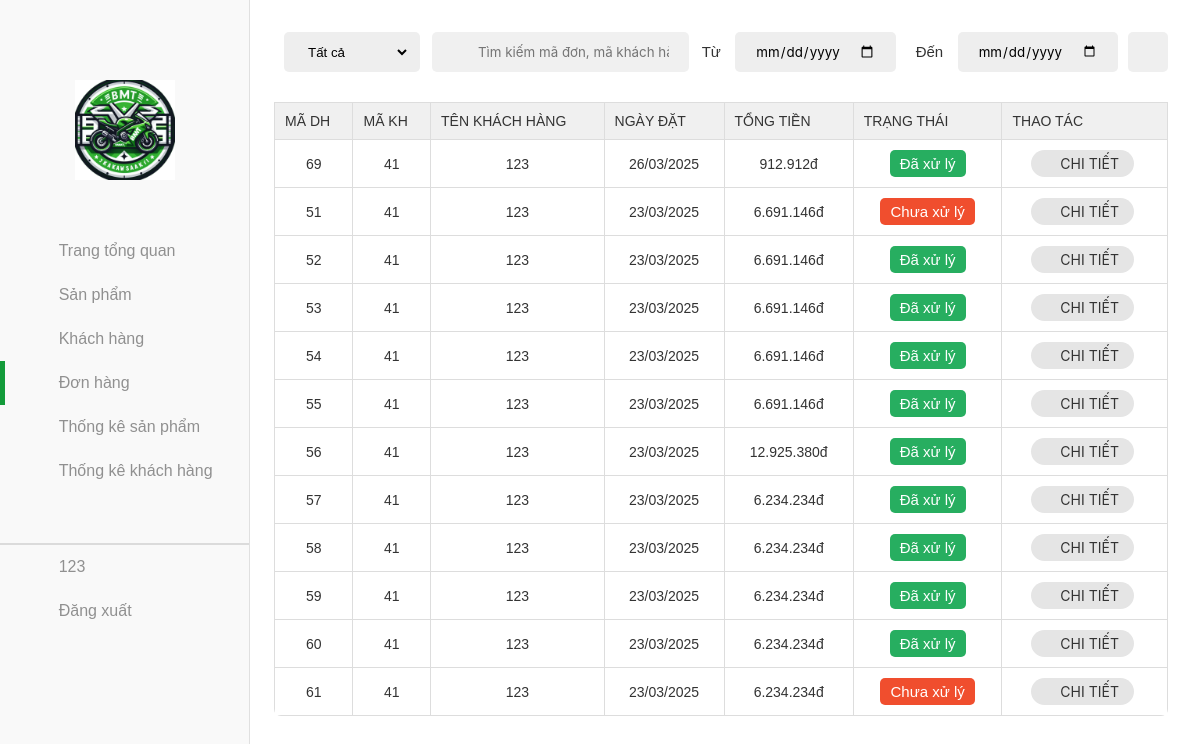
Page /donhang/donhang.php (signed in) on the committed database.
### tables this page shows
CREATE TABLE `orders` (
  `id` int(11) NOT NULL,
  `customer_id` int(11) NOT NULL,
  `total` decimal(10,2) DEFAULT NULL,
  `note` text DEFAULT NULL,
  `payment_method` varchar(50) DEFAULT NULL,
  `delivery_type` varchar(50) DEFAULT NULL,
  `created_at` date NOT NULL DEFAULT current_timestamp(),
  `status` varchar(20) NOT NULL,
  `recipient_name` varchar(255) NOT NULL,
  `recipient_phone` varchar(20) NOT NULL,
  `address` varchar(255) NOT NULL
);

CREATE TABLE `customer` (
  `id` int(20) NOT NULL,
  `name` varchar(20) NOT NULL,
  `contact` text NOT NULL,
  `joindate` date NOT NULL,
  `status` int(255) NOT NULL,
  `password` varchar(255) NOT NULL,
  `email` varchar(255) NOT NULL,
  `address` varchar(255) NOT NULL,
  `role` varchar(255) NOT NULL
);

### donhang/donhang.php (the view, shortened to what this page needs)
<?php
$servername = "localhost";
$username = "root";
$password = "";
$dbname = "admindoan";
$conn = new mysqli($servername, $username, $password, $dbname);
$sql = "SELECT
            orders.id AS order_id,
            orders.customer_id,
            orders.total,
            orders.created_at,
            orders.status,
            orders.recipient_name,
            orders.recipient_phone,
            orders.delivery_type,
            orders.address,
            orders.note,
            customer.name AS customer_name
        FROM orders
        INNER JOIN customer ON orders.customer_id = customer.id
        ORDER BY orders.created_at DESC";
$result = $conn->query($sql);
$orders = [];
if ($result->num_rows > 0) {
    while ($row = $result->fetch_assoc()) {
        $orderId = $row['order_id'];
        $sql_details = "SELECT order_details.*, products.tensp, products.hinhanh
                        FROM order_details
                        INNER JOIN products ON order_details.product_id = products.id
                        WHERE order_details.order_id = $orderId";
        $details_result = $conn->query($sql_details);
        $details = [];
        while ($detail = $details_result->fetch_assoc()) {
            $details[] = $detail;
        }
        $row['details'] = $details;
        $orders[] = $row;
    }
}
?>
<!DOCTYPE html>
<html lang="en">
<head>
    <link rel="stylesheet" href="../assets/css/admin.css">
    <link href="../assets/font/font-awesome-pro-v6-6.2.0/css/all.min.css" rel="stylesheet" />
</head>
<body>
    <div class="container">
        <aside class="sidebar open">
            <div class="top-sidebar">
                <a href="#" class="channel-logo"><img src="../image/logo.png" alt="Channel Logo"></a>
                <div class="hidden-sidebar your-channel"><img src=""
                </div>
            </div>
            <div class="middle-sidebar">
                <ul class="sidebar-list">
                    <li class="sidebar-list-item tab-content ">
                        <a href="../admin.php" class="sidebar-link">
                            <div class="sidebar-icon"><i class="fa-light fa-house"></i></div>
                            <div class="hidden-sidebar">Trang tổng quan</div>
                        </a>
                    </li>
                    <li class="sidebar-list-item tab-content">
                        <a href="../sanpham/sanpham.php" class="sidebar-link">
                            <div class="sidebar-icon"><i class="fa-thin fa-motorcycle"></i></div>
                            <div class="hidden-sidebar">Sản phẩm</div>
                        </a>
                    </li>
                    <li class="sidebar-list-item tab-content ">
                        <a href="../khachhang/khachhang.php" class="sidebar-link">
                            <div class="sidebar-icon"><i class="fa-light fa-users"></i></div>
                            <div class="hidden-sidebar">Khách hàng</div>
                        </a>
                    </li>
                    <li class="sidebar-list-item tab-content active">
                        <a href="../donhang/donhang.php" class="sidebar-link">
                            <div class="sidebar-icon"><i class="fa-light fa-basket-shopping"></i></div>
                            <div class="hidden-sidebar">Đơn hàng</div>
                        </a>
                    </li>
                    <li class="sidebar-list-item tab-content">
                        <a href="../thongkesp/thongke.php" class="sidebar-link">
                            <div class="sidebar-icon"><i class="fa-light fa-chart-simple"></i></div>
                            <div class="hidden-sidebar">Thống kê sản phẩm</div>
                        </a>
                    </li>
                    <li class="sidebar-list-item tab-content">
                        <a href="../thongkekh/thongkekh.php" class="sidebar-link">
                            <div class="sidebar-icon"><i class="fa-light fa-chart-simple"></i></div>
                            <div class="hidden-sidebar">Thống kê khách hàng</div>
                        </a>
                    </li>
                    <li class="sidebar-list-item user-logout" style="border-top: 2px solid rgba(0,0,0,0.12);">
                        <a href="#" class="sidebar-link">
                            <div class="sidebar-icon"><i class="fa-light fa-circle-user"></i></div>
                            <div class="hidden-sidebar" id="name-acc">
                                <?php echo $_SESSION['username']; ?>
                            </div>
                        </a>
                    </li>
                    <li class="sidebar-list-item user-logout">
                        <a href="../index.php" class="sidebar-link">
                            <div class="sidebar-icon"><i class="fa-light fa-arrow-right-from-bracket"></i></div>
                            <div class="hidden-sidebar" id="logoutacc">Đăng xuất</div>
                        </a>
                    </li>
                </ul>
            </div>
        </aside>
        <main class="content">
            <div class="section">
                <div class="admin-control">
                    <div class="admin-control-left">
                        <select name="tinh-trang" id="tinh-trang">
                            <option value="2">Tất cả</option>
                        </select>
                    </div>
                    <div class="admin-control-center">
                        <form action="" class="form-search">
                            <span class="search-btn"><i class="fa-light fa-magnifying-glass"></i></span>
                            <input id="form-search-order" type="text" class="form-search-input"
                                placeholder="Tìm kiếm mã đơn, mã khách hàng, tên khách hàng...">
                        </form>
                    </div>
                    <div class="admin-control-right">
                        <form action="" class="fillter-date">
                            <div>
                                <label for="time-start">Từ</label>
                                <input type="date" class="form-control-date" id="time-start">
                            </div>
                            <div>
                                <label for="time-end">Đến</label>
                                <input type="date" class="form-control-date" id="time-end">
                            </div>
                        </form>
                        <button class="btn-reset-order"><i class="fa-light fa-arrow-rotate-right"></i></button>
                    </div>
                </div>
                <div class="table">
                    <table width="100%">
                        <thead>
                            <tr>
                                <td>Mã DH</td>
                                <td>Mã KH</td>
                                <td>Tên khách hàng</td>
                                <td>Ngày đặt</td>
                                <td>Tổng tiền</td>
                                <td>Trạng thái</td>
                                <td>Thao tác</td>
                            </tr>
                        </thead>
                        <tbody id="showOrder">
                            <?php foreach ($orders as $order):
                                $orderId = $order['order_id'];
                                $customerId = str_pad($order['customer_id'], 2, '0', STR_PAD_LEFT);
                                $customerName = htmlspecialchars($order['customer_name']);
                                $createdDate = date('d/m/Y', strtotime($order['created_at']));
                                $total = number_format($order['total'], 0, ',', '.') . 'đ';
                                $statusText = $order['status'] == 1
                                    ? '<span class="status-complete">Đã xử lý</span>'
                                    : '<span class="status-no-complete">Chưa xử lý</span>';
                                $details_json = htmlspecialchars(json_encode($order['details']), ENT_QUOTES, 'UTF-8');
                            ?>
                                <tr>
                                    <td><?= $orderId ?></td>
                                    <td><?= $customerId ?></td>
                                    <td><?= $customerName ?></td>
                                    <td><?= $createdDate ?></td>
                                    <td><?= $total ?></td>
                                    <td><?= $statusText ?></td>
                                    <td class="control">
                                        <button class="btn-detail view-order-btn"
                                            data-order-id="<?= $orderId ?>"
                                            data-customer-name="<?= $customerName ?>"
                                            data-created-date="<?= $createdDate ?>"
                                            data-total="<?= $total ?>"
                                            data-status="<?= $order['status'] ?>"
                                            data-recipient-name="<?= htmlspecialchars($order['recipient_name']) ?>"
                                            data-recipient-phone="<?= htmlspecialchars($order['recipient_phone']) ?>"
                                            data-delivery-type="<?= htmlspecialchars($order['delivery_type']) ?>"
                                            data-address="<?= htmlspecialchars($order['address']) ?>"
                                            data-note="<?= htmlspecialchars($order['note']) ?: 'Không có' ?>"
                                            data-products='<?= $details_json ?>'>
                                            <i class="fa-regular fa-eye"></i> Chi tiết
                                        </button>
                                    </td>
                                </tr>
                            <?php endforeach; ?>
                        </tbody>
                    </table>
                </div>
            </div>
        </main>
    </div>
</body>
</html>

### rows in the picture
orders: id "69", customer "41", customer.name "123", created_at "26/03/2025", total "912.912đ", status "Đã xử lý"
orders: id "51", customer "41", customer.name "123", created_at "23/03/2025", total "6.691.146đ", status "Chưa xử lý"
orders: id "52", customer "41", customer.name "123", created_at "23/03/2025", total "6.691.146đ", status "Đã xử lý"
orders: id "53", customer "41", customer.name "123", created_at "23/03/2025", total "6.691.146đ", status "Đã xử lý"
orders: id "54", customer "41", customer.name "123", created_at "23/03/2025", total "6.691.146đ", status "Đã xử lý"
orders: id "55", customer "41", customer.name "123", created_at "23/03/2025", total "6.691.146đ", status "Đã xử lý"
orders: id "56", customer "41", customer.name "123", created_at "23/03/2025", total "12.925.380đ", status "Đã xử lý"
orders: id "57", customer "41", customer.name "123", created_at "23/03/2025", total "6.234.234đ", status "Đã xử lý"
orders: id "58", customer "41", customer.name "123", created_at "23/03/2025", total "6.234.234đ", status "Đã xử lý"
orders: id "59", customer "41", customer.name "123", created_at "23/03/2025", total "6.234.234đ", status "Đã xử lý"
orders: id "60", customer "41", customer.name "123", created_at "23/03/2025", total "6.234.234đ", status "Đã xử lý"
orders: id "61", customer "41", customer.name "123", created_at "23/03/2025", total "6.234.234đ", status "Chưa xử lý"

### other values in the picture
$_SESSION['username'] "123"
